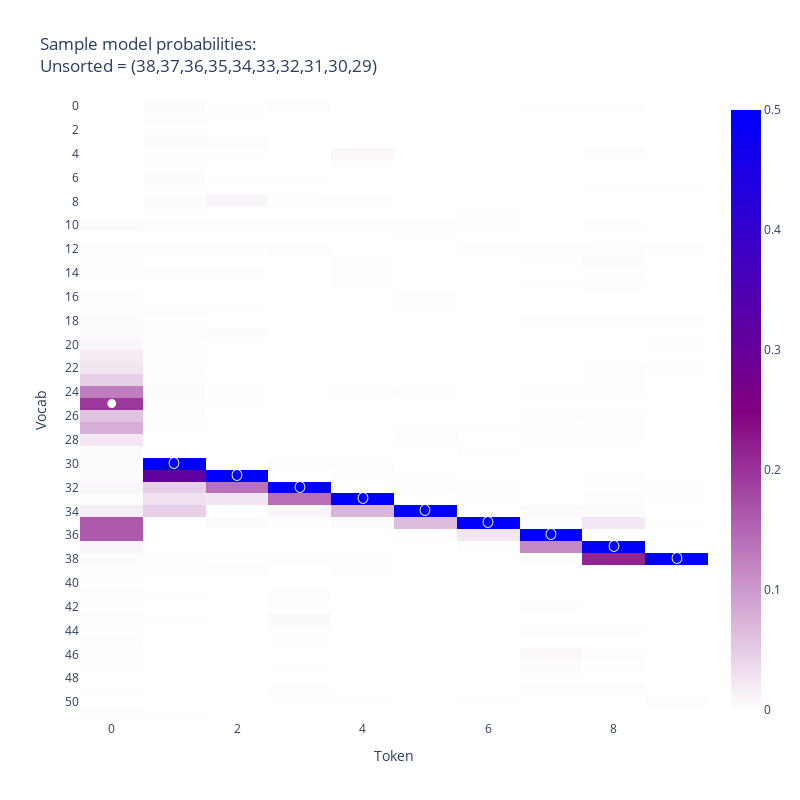

The code cell stored with this chart in its notebook:
### Markdown cell above
## Advesarial cases. 

- Recall the misses for values 29-33 and 45-50 
- Let's construct some cases that are likely to fail. 
- These cases are designed to include values which are similar to the advesarial target as in the original analyzed case (except the 45-50 targets, which are including the wrap around values 0-9). Remember the original embeddings are organized in a circle. So 50 might just come before 0.

### Code cell
#Cases likely to fail
ds_pos29_33 = [ seq(x,10) for x in range(29,34,1) ]
ds_pos45_50 = [ seq(0,10) for i in range(45,51,1) ]
def sub(ds,x) :
    ds[0]  = 45 + x
    ds[-1] = 45 + x
    return ds
ds_pos45_50 = [ sub(ds,x) for x,ds in enumerate(ds_pos45_50) ]

#Use model to predict results
ds = t.tensor(ds_pos29_33 + ds_pos45_50)
list_len = int( (ds.size(-1)-1 ) / 2 ) 
logits, cache = model.run_with_cache(ds)
logits: Tensor = logits[:, list_len:-1, :]
targets = ds[:, list_len+1:]
logprobs = logits.log_softmax(-1) # [batch seq_len vocab_out]
probs = logprobs.softmax(-1)

#Show results
for i in range(ds.size(0)):
    show(ds[i],probs[i])

### Figure 1 — Plotly figure (JSON) as saved in the notebook; plotly's stock layout.template omitted (floating-point values rounded to 4 significant figures; data arrays with more than 128 entries replaced by an {"elided": "..."} marker saying what was removed)
{"data": [{"coloraxis": "coloraxis", "hovertemplate": "Token: %{x}<br>Vocab: %{y}<br>color: %{z}<extra></extra>", "name": "0", "text": {"elided": "52x10 str values"}, "textfont": {"size": 12}, "texttemplate": "%{text}", "type": "heatmap", "xaxis": "x", "y": ["0", "1", "2", "3", "4", "5", "6", "7", "8", "9", "10", "11", "12", "13", "14", "15", "16", "17", "18", "19", "20", "21", "22", "23", "24", "25", "26", "27", "28", "29", "30", "31", "32", "33", "34", "35", "36", "37", "38", "39", "40", "41", "42", "43", "44", "45", "46", "47", "48", "49", "50", "SEP"], "yaxis": "y", "z": {"elided": "52x10 float values"}}], "layout": {"coloraxis": {"cmax": 0.5, "cmid": 0, "cmin": 0, "colorscale": [[0, "white"], [0.5, "purple"], [1, "blue"]]}, "height": 800, "title": {"text": "Sample model probabilities:<br>Unsorted = (38,37,36,35,34,33,32,31,30,29)"}, "width": 800, "xaxis": {"anchor": "y", "constrain": "domain", "domain": [0, 1], "scaleanchor": "y", "tickangle": 0, "title": {"text": "Token"}}, "yaxis": {"anchor": "x", "autorange": "reversed", "constrain": "domain", "domain": [0, 1], "title": {"text": "Vocab"}}}}
